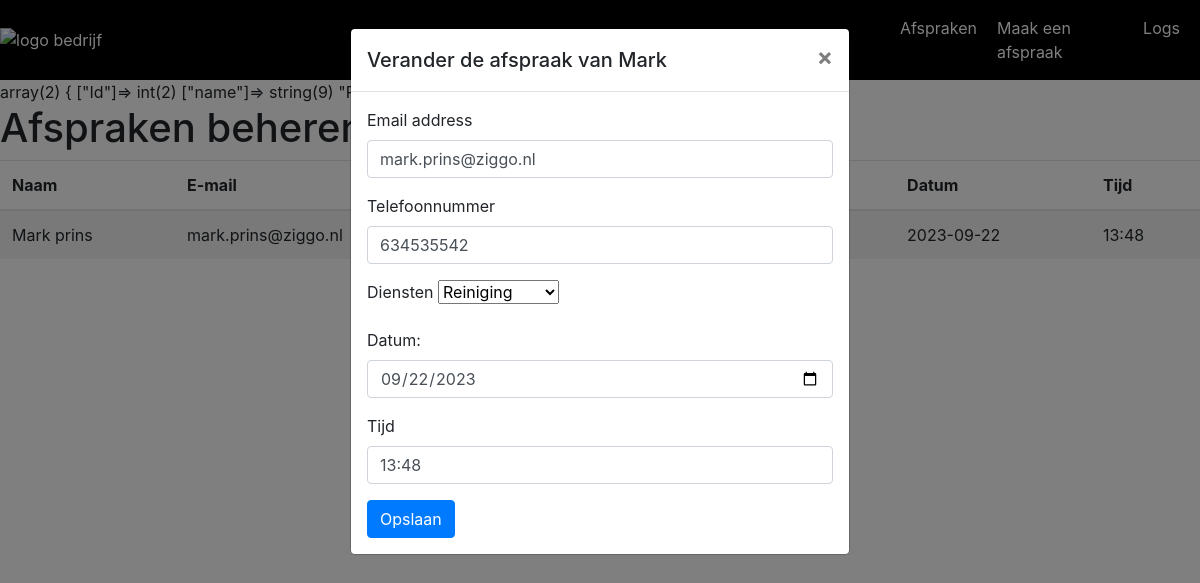
The page /update.php?id=54 on the database its author committed.
### tables this page shows
CREATE TABLE `users` (
  `Id` int(11) NOT NULL,
  `firstName` text NOT NULL,
  `lastName` text NOT NULL,
  `phoneNumber` int(11) NOT NULL,
  `email` text NOT NULL,
  `ipAdress` int(11) NOT NULL
);

CREATE TABLE `appointments` (
  `Id` int(11) NOT NULL,
  `userId` int(11) NOT NULL,
  `date` date NOT NULL,
  `time` time NOT NULL,
  `serviceId` int(11) NOT NULL
);

CREATE TABLE `services` (
  `Id` int(11) NOT NULL,
  `name` text NOT NULL
);

### Update.php (the view, shortened to what this page needs)
<?php
require_once('header.php');
$appointmentId = $_GET["id" ];
$query = "SELECT * FROM appointments WHERE Id =$appointmentId";
$statement = $conn->prepare($query);
$statement->execute();
$appointment = $statement->fetch(PDO::FETCH_ASSOC);
$appointmentuserId = $appointment["userId"];
$query = "SELECT * FROM users WHERE Id =$appointmentuserId";
$statement = $conn->prepare($query);
$statement->execute();
$user = $statement->fetch(PDO::FETCH_ASSOC);
$serviceId = $appointment["serviceId"];
$query = "SELECT * FROM services WHERE Id =$serviceId";
$statement = $conn->prepare($query);
$statement->execute();
$service = $statement->fetch(PDO::FETCH_ASSOC);
$query = "SELECT * FROM services";
$statement = $conn->prepare($query);
$statement->execute();
$services = $statement->fetchAll(PDO::FETCH_ASSOC);
?>
<!DOCTYPE html>
<html lang="en">
<?php
var_dump($service);
require_once('header.php');
?>
<body>
    <h1>Afspraken beheren</h1>
    <table class="table table-striped">
        <thead>
            <tr>
                <th>Naam</th>
                <th>E-mail</th>
                <th>Telefoonnummer</th>
                <th>Dienst</th>
                <th>Datum</th>
                <th>Tijd</th>
            </tr>
        </thead>
        <tbody>
                <tr>
                    <td><?php echo $user['firstName'] . ' ' . $user['lastName']; ?></td>
                    <td><?php echo $user['email']; ?></td>
                    <td><?php echo $user['phoneNumber']; ?></td>
                    <td><?php echo $service['name']; ?></td>
                    <td><?php echo $appointment['date']; ?></td>
                    <td><?php echo date('H:i', strtotime($appointment['time'])); ?></td>
                </tr>
        </tbody>
    </table>
    <link rel="stylesheet" href="https://stackpath.bootstrapcdn.com/bootstrap/4.5.2/css/bootstrap.min.css">
    <div class="modal fade" id="editModal" tabindex="-1" role="dialog" aria-labelledby="editModalLabel" aria-hidden="true">
        <div class="modal-dialog" role="document">
            <div class="modal-content">
                <div class="modal-header">
                    <h5 class="modal-title" id="editModalLabel">Verander de afspraak van <?php echo $user['firstName']; ?></h5>
                    <button type="button" class="close" data-dismiss="modal" aria-label="Close">
                        <span aria-hidden="true">&times;</span>
                    </button>
                </div>
                <div class="modal-body">
                    <form method="POST" action="Action.php">
                        <div class="form-group">
                            <label>Email address</label>
                            <input type="email" class="form-control" id="email" name="email" value="<?php echo $user['email'] ?>" placeholder="E-mail">
                        </div>
                        <div class="form-group">
                            <label>Telefoonnummer</label>
                            <input type="text" class="form-control" id="telefoon" name="phoneNumber" value="<?php echo $user['phoneNumber'] ?>" placeholder="Telefoonnummer">
                        </div>
                        <div class="form-group">
                            <label>Diensten</label>
                            <select name="service" id="diensten">
                                 <option value="<?php echo $service['Id'];  ?>"><?php echo $service['name']; ?></option>
                            </select>
                        </div>
                        <div class="form-group">
                            <label for="datum">Datum:</label>
                            <input type="date" class="form-control" id="datum" name="date" value="<?php echo $appointment['date']; ?>" min="<?php echo date('Y-m-d', strtotime('+0 day')); ?>">
                        </div>
                        <div class="form-group">
                            <label>Tijd</label>
                            <?php
                            $formattedTime = date('H:i', strtotime($appointment['time']));
                            ?>
                            <input type="text" class="form-control" name="time" id="tijd" value="<?php echo $formattedTime; ?>" placeholder="Vul hier uw tijd in">
                        </div>
                        <button type="submit" class="btn btn-primary">Opslaan</button>
                    </form>
                </div>
            </div>
        </div>
    </div>
</body>
</html>

### rows shown on the page
users: firstName "Mark", lastName "prins", email "mark.prins@ziggo.nl", phoneNumber "634535542"
appointments: date "2023-09-22", time "13:48", date "09/22/2023"
services: service "Reiniging"
